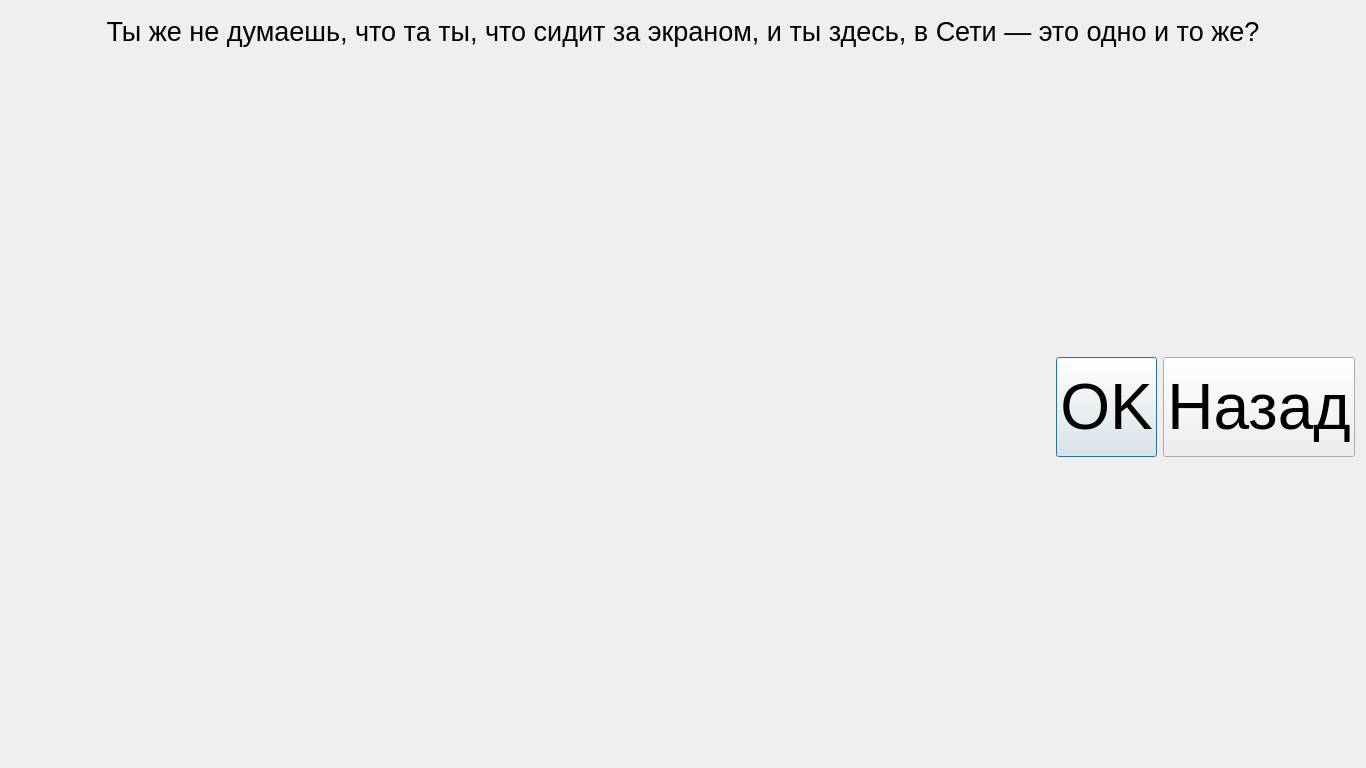
<?xml version="1.0" encoding="UTF-8"?>
<ui version="4.0">
 <class>ConfirmVote</class>
 <widget class="QDialog" name="ConfirmVote">
  <property name="geometry">
   <rect>
    <x>0</x>
    <y>0</y>
    <width>1366</width>
    <height>768</height>
   </rect>
  </property>
  <property name="windowTitle">
   <string>Dialog</string>
  </property>
  <property name="styleSheet">
   <string notr="true">QDialog {
    border-image:url(:/files/theme16х9.jpg);
    width: 100px;
    border: none;
}</string>
  </property>
  <layout class="QVBoxLayout" name="verticalLayout">
   <item>
    <widget class="QLabel" name="lFilename">
     <property name="sizePolicy">
      <sizepolicy hsizetype="Expanding" vsizetype="Fixed">
       <horstretch>0</horstretch>
       <verstretch>0</verstretch>
      </sizepolicy>
     </property>
     <property name="minimumSize">
      <size>
       <width>0</width>
       <height>40</height>
      </size>
     </property>
     <property name="font">
      <font>
       <pointsize>20</pointsize>
      </font>
     </property>
     <property name="text">
      <string>Ты же не думаешь, что та ты, что сидит за экраном, и ты здесь, в Сети — это одно и то же?</string>
     </property>
     <property name="textFormat">
      <enum>Qt::PlainText</enum>
     </property>
     <property name="alignment">
      <set>Qt::AlignCenter</set>
     </property>
    </widget>
   </item>
   <item>
    <layout class="QHBoxLayout" name="horizontalLayout">
     <item>
      <widget class="QLabel" name="lPic">
       <property name="sizePolicy">
        <sizepolicy hsizetype="Expanding" vsizetype="Expanding">
         <horstretch>0</horstretch>
         <verstretch>0</verstretch>
        </sizepolicy>
       </property>
       <property name="styleSheet">
        <string notr="true"/>
       </property>
       <property name="text">
        <string/>
       </property>
       <property name="pixmap">
        <pixmap resource="rc.qrc">:/files/lain.jpg</pixmap>
       </property>
       <property name="scaledContents">
        <bool>false</bool>
       </property>
       <property name="alignment">
        <set>Qt::AlignCenter</set>
       </property>
      </widget>
     </item>
     <item>
      <widget class="QPushButton" name="pbOk">
       <property name="minimumSize">
        <size>
         <width>0</width>
         <height>100</height>
        </size>
       </property>
       <property name="font">
        <font>
         <pointsize>48</pointsize>
        </font>
       </property>
       <property name="text">
        <string>OK</string>
       </property>
      </widget>
     </item>
     <item>
      <widget class="QPushButton" name="pbNo">
       <property name="minimumSize">
        <size>
         <width>0</width>
         <height>100</height>
        </size>
       </property>
       <property name="font">
        <font>
         <pointsize>48</pointsize>
        </font>
       </property>
       <property name="text">
        <string>Назад</string>
       </property>
      </widget>
     </item>
    </layout>
   </item>
  </layout>
 </widget>
 <resources>
  <include location="rc.qrc"/>
 </resources>
 <connections>
  <connection>
   <sender>pbOk</sender>
   <signal>clicked()</signal>
   <receiver>ConfirmVote</receiver>
   <slot>onVoteConfirmed()</slot>
   <hints>
    <hint type="sourcelabel">
     <x>344</x>
     <y>707</y>
    </hint>
    <hint type="destinationlabel">
     <x>682</x>
     <y>383</y>
    </hint>
   </hints>
  </connection>
  <connection>
   <sender>pbNo</sender>
   <signal>clicked()</signal>
   <receiver>ConfirmVote</receiver>
   <slot>onVoteRejected()</slot>
   <hints>
    <hint type="sourcelabel">
     <x>1020</x>
     <y>707</y>
    </hint>
    <hint type="destinationlabel">
     <x>682</x>
     <y>383</y>
    </hint>
   </hints>
  </connection>
  <connection>
   <sender>pbNo</sender>
   <signal>clicked()</signal>
   <receiver>ConfirmVote</receiver>
   <slot>reject()</slot>
   <hints>
    <hint type="sourcelabel">
     <x>1020</x>
     <y>707</y>
    </hint>
    <hint type="destinationlabel">
     <x>682</x>
     <y>383</y>
    </hint>
   </hints>
  </connection>
  <connection>
   <sender>pbOk</sender>
   <signal>clicked()</signal>
   <receiver>ConfirmVote</receiver>
   <slot>accept()</slot>
   <hints>
    <hint type="sourcelabel">
     <x>344</x>
     <y>707</y>
    </hint>
    <hint type="destinationlabel">
     <x>682</x>
     <y>383</y>
    </hint>
   </hints>
  </connection>
 </connections>
 <slots>
  <slot>onVoteConfirmed()</slot>
  <slot>onVoteRejected()</slot>
 </slots>
</ui>
